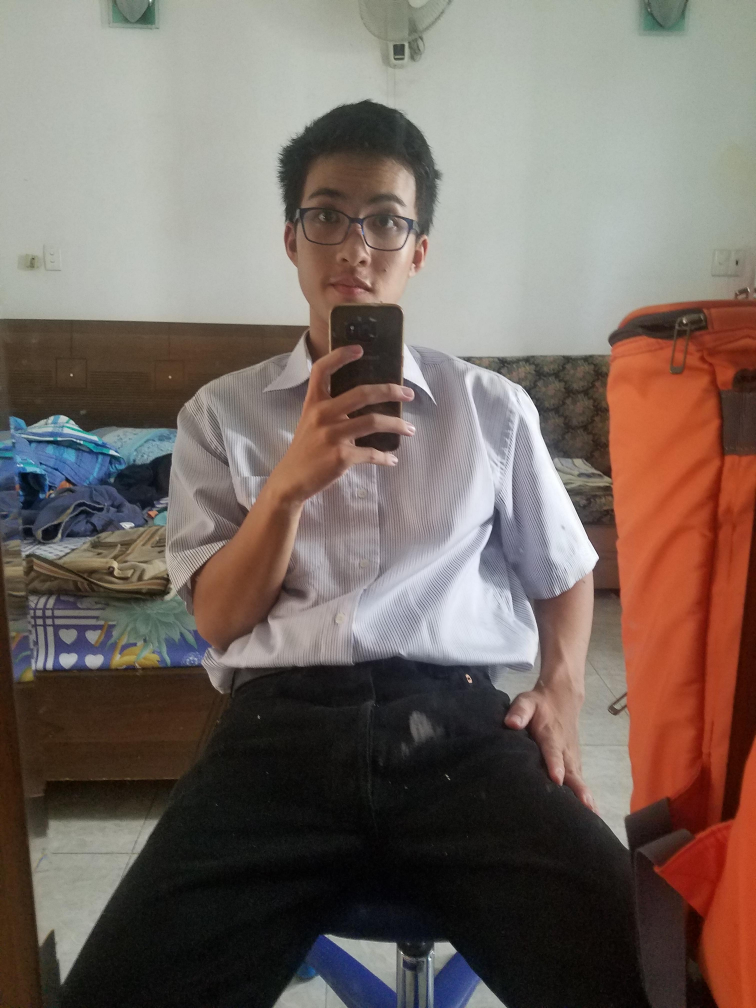
#> input picture MyLab/images/mySelf/2.jpg, 3024 x 4032 px, found by its file name (shown at 1/4 size)
$ python imgRecognizer.py
#> lines starting #> are read from the running program, lines starting #| are printed output that depends on the picture; after the words box and inside, x2 and y2 are one past the last pixel; in counts of white or black regions, pixels touching at a corner belong together
from PIL import Image
import os
import cv2


BASE_PATH = os.path.dirname(os.path.abspath(__file__))
image_dir = os.path.join(BASE_PATH, "images/2.jpg")

face_cascade = cv2.CascadeClassifier("haarcascade_frontalface_default.xml")
image = cv2.imread(image_dir)
#> image is the input picture: shape (4032, 3024, 3); mean B, G, R 98.4, 105.5, 118.6
gray = cv2.cvtColor(image, cv2.COLOR_BGR2GRAY)
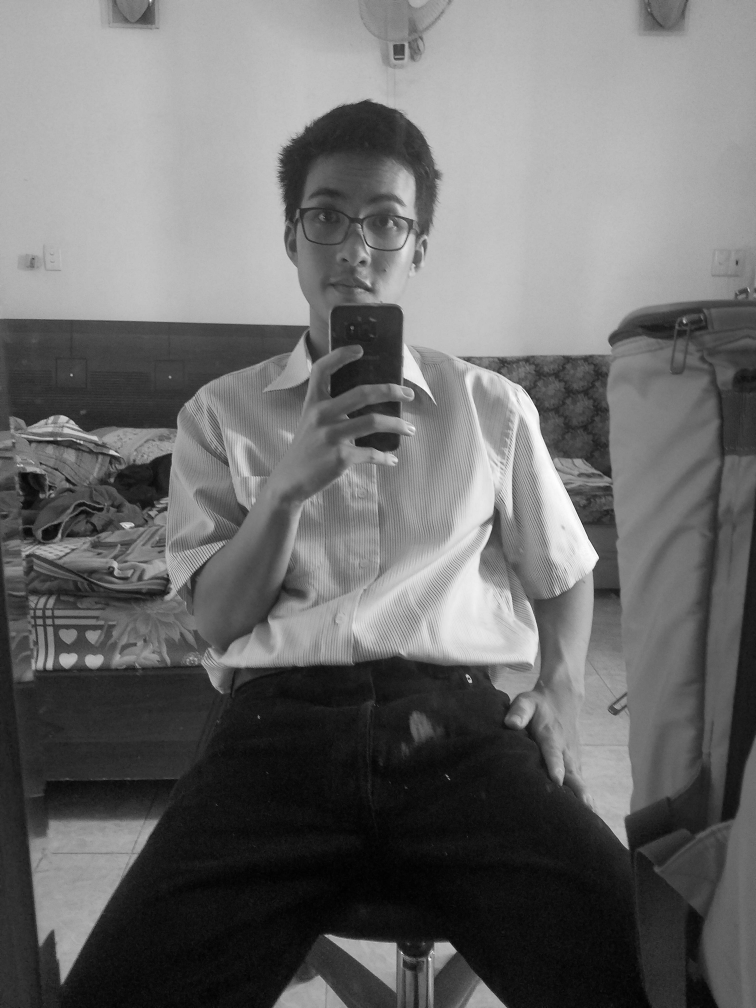
#> gray: shape (4032, 3024) (shown at 1/4 size); min 0, max 255, mean 108.6

faces = face_cascade.detectMultiScale(
    gray,
    scaleFactor = 1.5,
    minNeighbors = 5
)
#> faces = ()
print("face found {0}" .format(len(faces)))
#| face found 0
for(x, y, w, h) in faces:
    cv2.rectangle(image, (x,y), (x+w,y+h), (0,255,0), 2)
#> this loop made 0 passes
scaleHeight = int(image.shape[1] / 2)
#> scaleHeight = 1512
mywith = int(image.shape[0]/2)
#> mywith = 2016
myheight = int(image.shape[1]/2)
#> myheight = 1512
print(mywith , "   ", myheight)
#| 2016     1512
# image = cv2.resize(image, (mywith, myheight))
cv2.imshow("face found", image)

cv2.waitKey(0)
for face in faces:
    print(face)

$ run again, with MyLab/images/mySelf/1.jpg copied over MyLab/images/mySelf/2.jpg
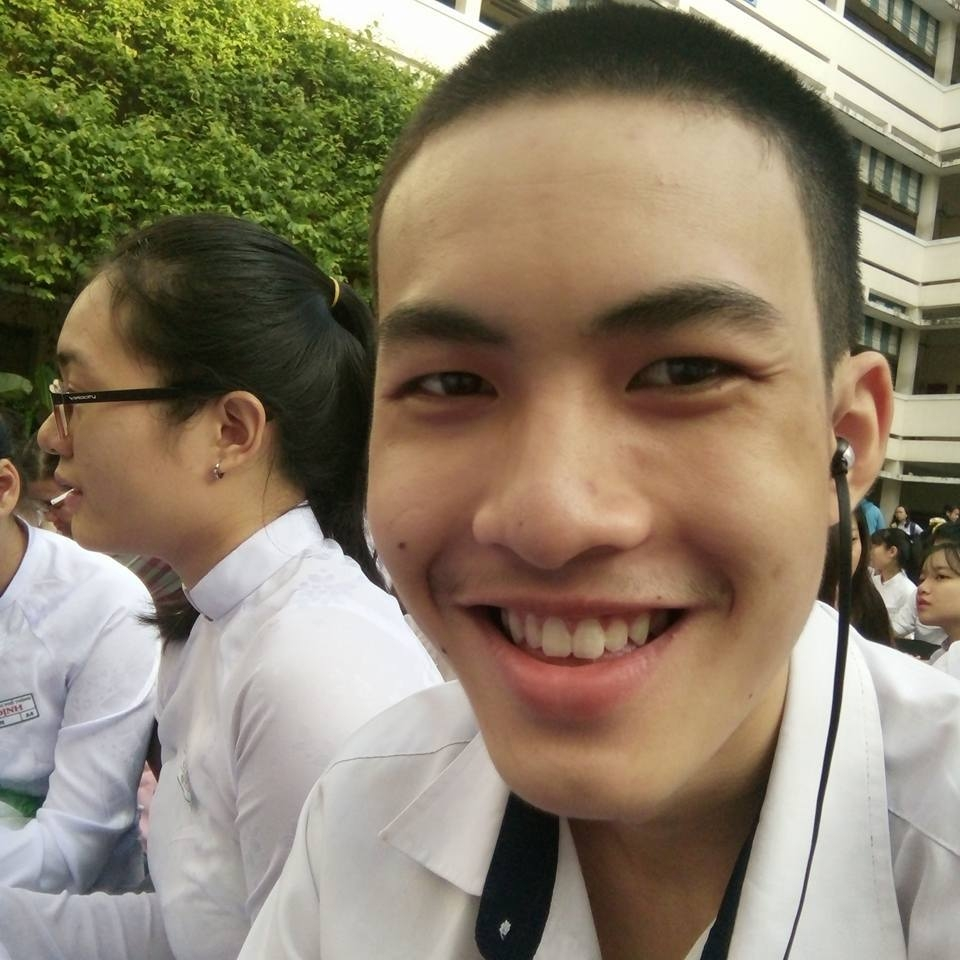
#> input picture MyLab/images/mySelf/1.jpg, 960 x 960 px, found by its file name
#> image is the input picture: shape (960, 960, 3); mean B, G, R 105, 126.7, 138.7
#> `gray = cv2.cvtColor(image, cv2.COLOR_BGR2GRAY)`:
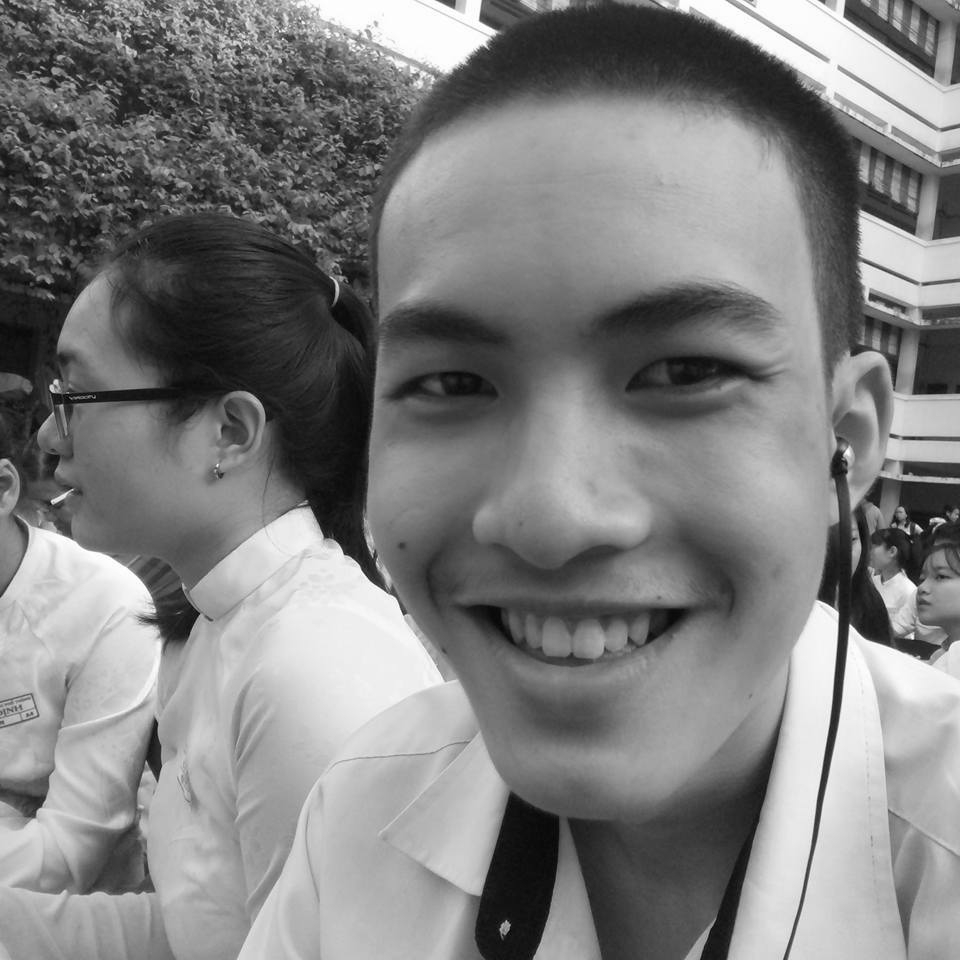
#> gray: shape (960, 960); min 2, max 255, mean 127.8
#> faces = [[260, 132, 615, 615]]
#| face found 1
#> the loop `for(x, y, w, h) in faces:` made 1 pass
#> after the loop `for(x, y, w, h) in faces:`:
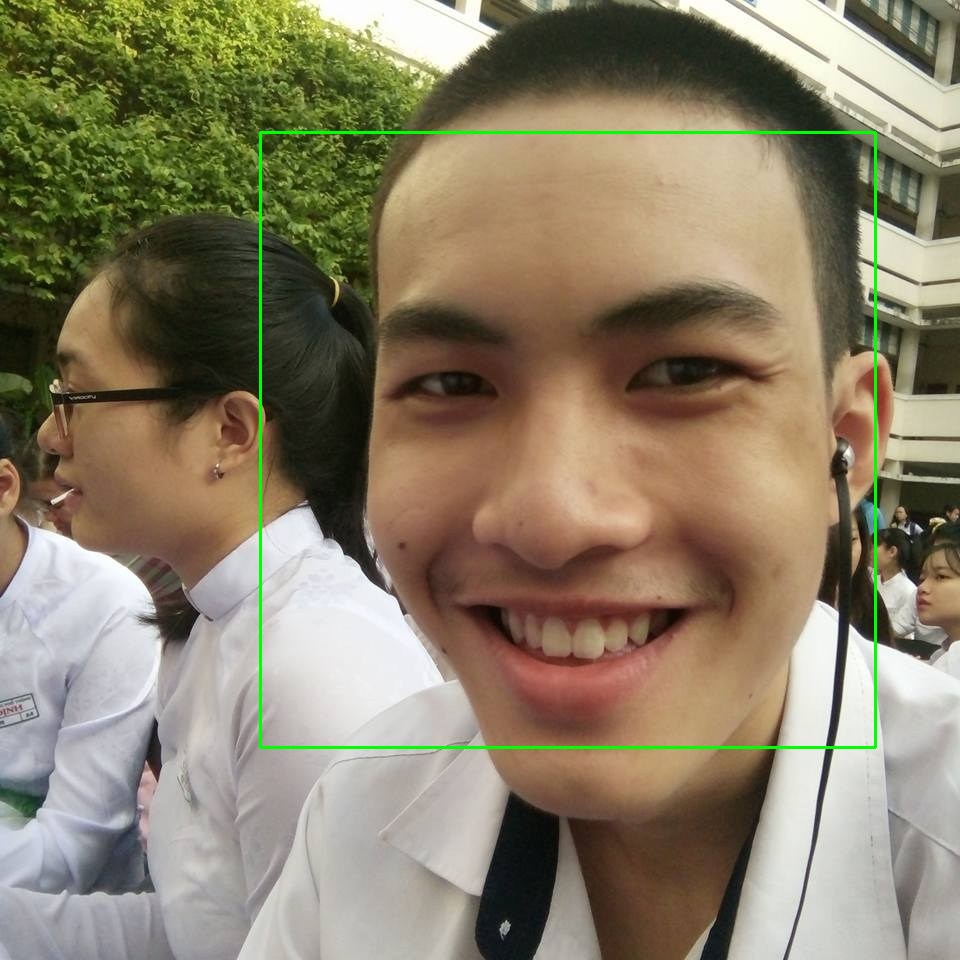
#> image: shape (960, 960, 3); 0.8% of pixels changed, all inside (x1, y1, x2, y2) = (259, 131, 877, 749)
#| 480     480
#> the loop `for face in faces:` made 1 pass
#> (printed output is left out)

$ run again, with MyLab/images/mySelf/3.jpg copied over MyLab/images/mySelf/2.jpg
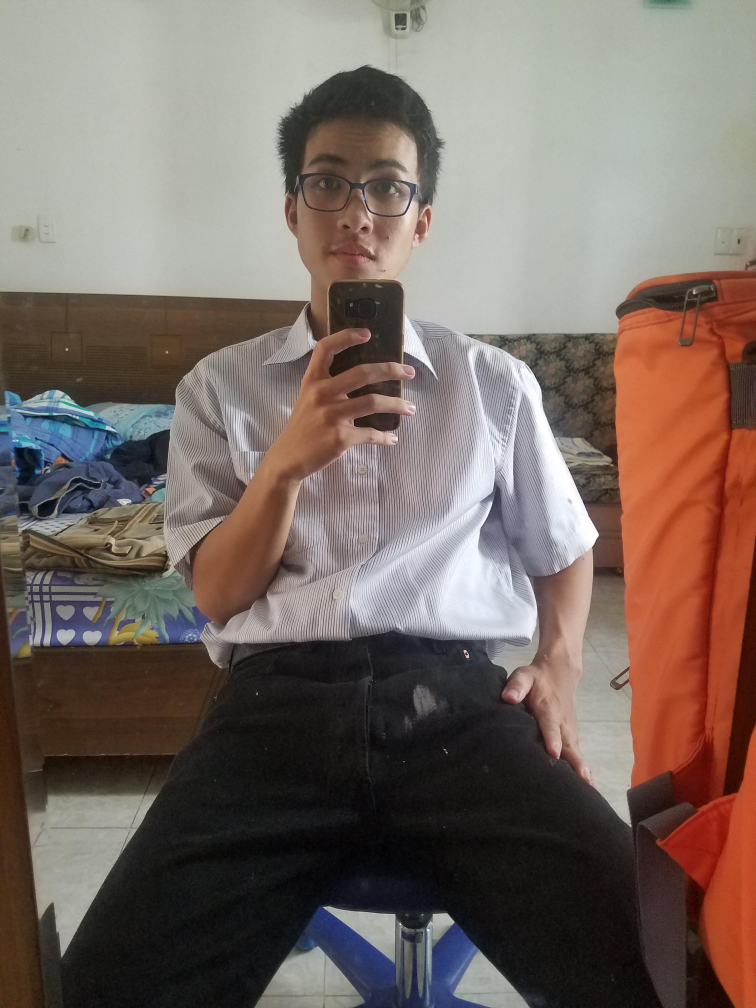
#> input picture MyLab/images/mySelf/3.jpg, 3024 x 4032 px, found by its file name (shown at 1/4 size)
#> image is the input picture: shape (4032, 3024, 3); mean B, G, R 99.6, 106.6, 120.4
#> `gray = cv2.cvtColor(image, cv2.COLOR_BGR2GRAY)`:
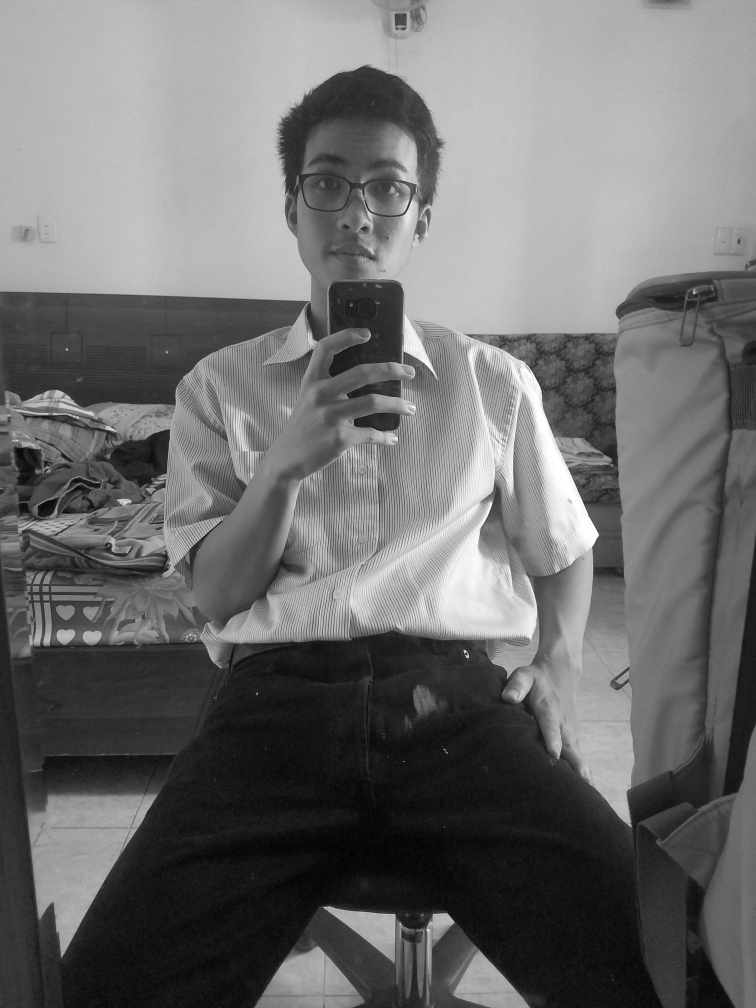
#> gray: shape (4032, 3024) (shown at 1/4 size); min 0, max 255, mean 109.9
#> faces = ()
#| face found 0
#| 2016     1512

$ run again, with MyLab/images/mySelf/4.jpg copied over MyLab/images/mySelf/2.jpg
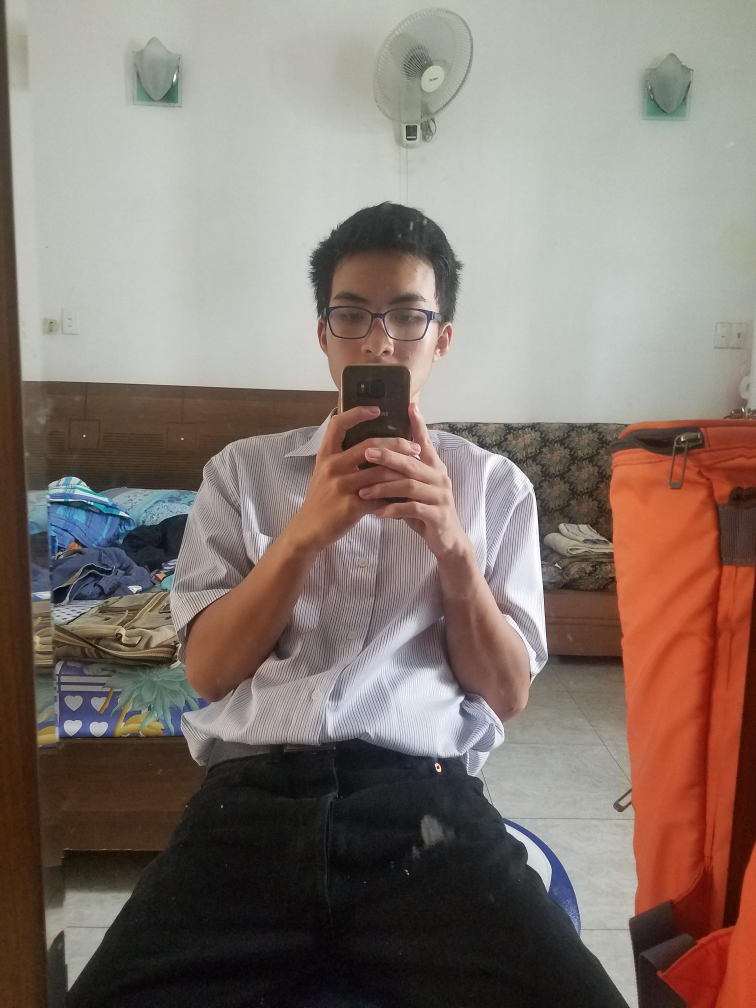
#> input picture MyLab/images/mySelf/4.jpg, 3024 x 4032 px, found by its file name (shown at 1/4 size)
#> image is the input picture: shape (4032, 3024, 3); mean B, G, R 112.7, 120.4, 133.8
#> `gray = cv2.cvtColor(image, cv2.COLOR_BGR2GRAY)`:
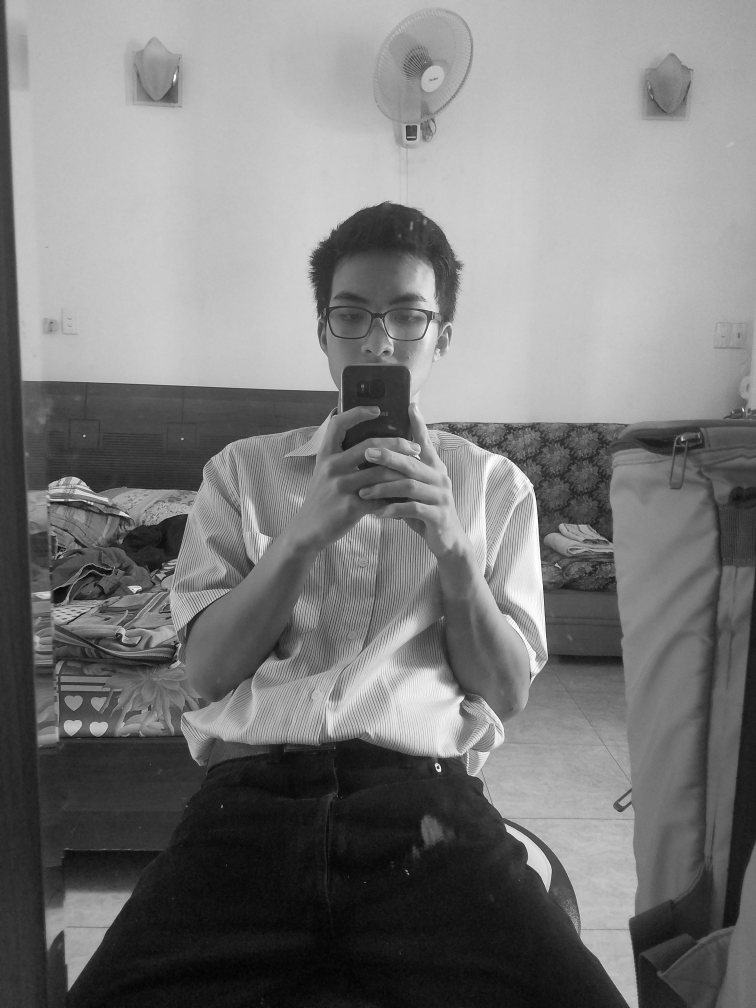
#> gray: shape (4032, 3024) (shown at 1/4 size); min 0, max 255, mean 123.5
#> faces = ()
#| face found 0
#| 2016     1512
